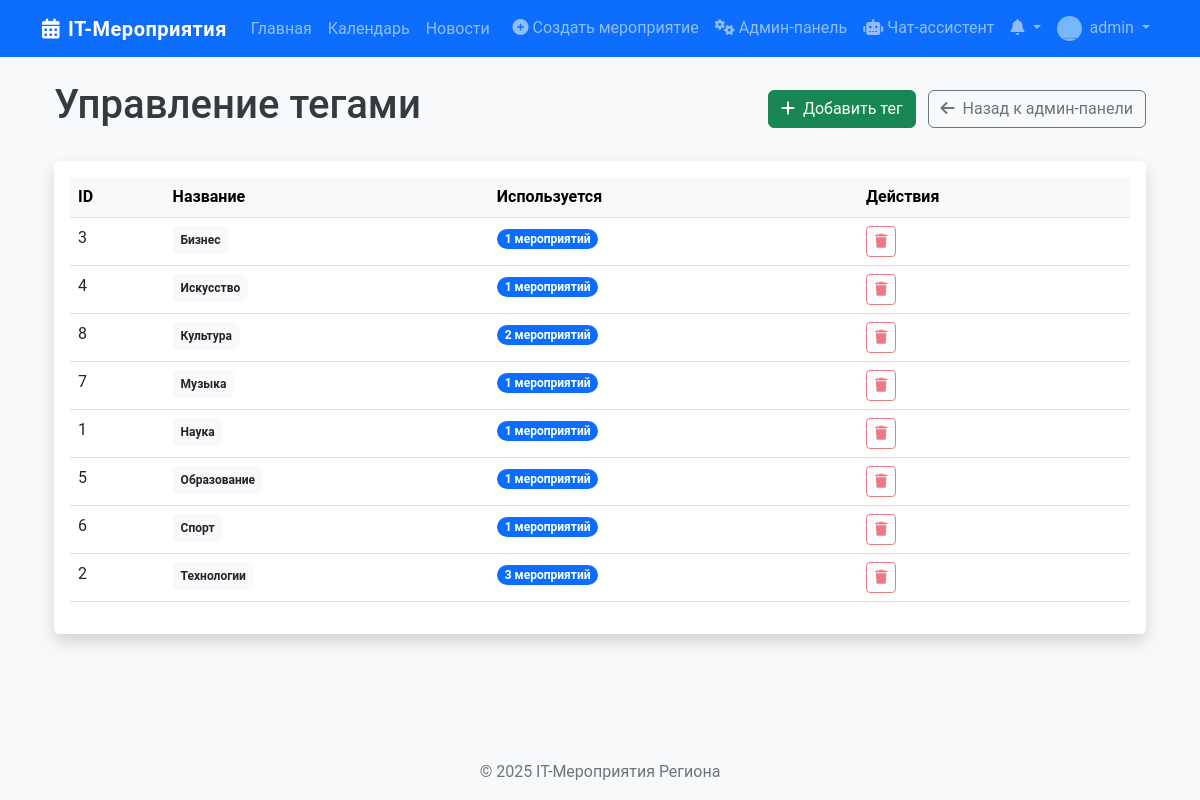
The page /event/events/manage_tags (signed in) on the database its author committed.
### app/models/user.py (models this page shows, shortened)
class User(db.Model, UserMixin):
    id = db.Column(db.Integer, primary_key=True)
    username = db.Column(db.String(50), unique=True, nullable=False)
    email = db.Column(db.String(120), unique=True, nullable=False)
    password = db.Column(db.String(60), nullable=False)
    role = db.Column(db.String(20), default=UserRole.PARTICIPANT.value)
    profile_image = db.Column(db.String(20), default='default.jpg')
    created_at = db.Column(db.DateTime, default=datetime.utcnow)
    organized_events = db.relationship('Event', back_populates='organizer')
    applications = db.relationship('EventApplication', back_populates='user')
    achievements = db.relationship('Achievement', secondary=user_achievements,
                                   backref=db.backref('users', lazy='dynamic'))
    event_achievements = db.relationship('UserEventAchievement', back_populates='user')
    organizer_achievements = db.relationship('UserOrganizerAchievement', back_populates='user')
    def is_admin(self):
        return self.role == UserRole.ADMIN.value
    def is_organizer(self):
        return self.role == UserRole.ORGANIZER.value or self.role == UserRole.ADMIN.value

### app/models/event.py (models this page shows, shortened)
class Tag(db.Model):
    id = db.Column(db.Integer, primary_key=True)
    name = db.Column(db.String(50), unique=True, nullable=False)

### app/routes/events.py (the view)
@events.route('/events/manage_tags', methods=['GET'])
@login_required
@admin_required
def manage_tags():
    tags = Tag.query.order_by(Tag.name).all()
    tag_stats = {}
    for tag in tags:
        tag_stats[tag.id] = len(tag.events.all())
    return render_template('events/manage_tags.html',
                          title='Управление тегами',
                          tags=tags,
                          tag_stats=tag_stats)

### app/__init__.py (called while the page is built)
@login_manager.user_loader
def load_user(user_id):
    return User.query.get(int(user_id))

### app/utils/helpers.py (called while the page is built)
def admin_required(f):
    @wraps(f)
    def decorated_function(*args, **kwargs):
        if not current_user.is_admin():
            flash('У вас нет прав для доступа к этой странице', 'danger')
            return redirect(url_for('main.index'))
        return f(*args, **kwargs)
    return decorated_function

### app/templates/events/manage_tags.html (shortened to what this page needs)
{% extends "layout/base.html" %}
{% block content %}
<div class="container">
    <div class="d-flex justify-content-between align-items-center mb-4">
        <h1>Управление тегами</h1>
        <div>
            <button type="button" class="btn btn-success me-2" data-bs-toggle="modal" data-bs-target="#addTagModal">
                <i class="fas fa-plus me-1"></i> Добавить тег
            </button>
            <a href="{{ url_for('admin.admin_dashboard') }}" class="btn btn-outline-secondary">
                <i class="fas fa-arrow-left me-1"></i> Назад к админ-панели
            </a>
        </div>
    </div>
    <div class="card shadow">
        <div class="card-body">
            {% if tags %}
                <div class="table-responsive">
                    <table class="table table-hover">
                        <thead class="table-light">
                            <tr>
                                <th>ID</th>
                                <th>Название</th>
                                <th>Используется</th>
                                <th>Действия</th>
                            </tr>
                        </thead>
                        <tbody>
                            {% for tag in tags %}
                                <tr>
                                    <td>{{ tag.id }}</td>
                                    <td>
                                        <span class="badge bg-light text-dark p-2">{{ tag.name }}</span>
                                    </td>
                                    <td>
                                        <span class="badge bg-primary rounded-pill">{{ tag_stats[tag.id] }} мероприятий</span>
                                    </td>
                                    <td>
                                        <button type="button" class="btn btn-sm btn-outline-danger delete-tag-btn"
                                                data-tag-id="{{ tag.id }}"
                                                {% if tag_stats[tag.id] > 0 %}disabled{% endif %}>
                                            <i class="fas fa-trash"></i>
                                        </button>
                                    </td>
                                </tr>
                            {% endfor %}
                        </tbody>
                    </table>
                </div>
            {% else %}
                <div class="alert alert-info">
                    <i class="fas fa-info-circle me-2"></i>Теги отсутствуют.
                </div>
            {% endif %}
        </div>
    </div>
</div>
{% endblock %}

### app/templates/layout/base.html (shortened to what this page needs)
<!DOCTYPE html>
<html lang="ru">
<head>
    <link href="https://cdn.jsdelivr.net/npm/bootstrap@5.2.3/dist/css/bootstrap.min.css" rel="stylesheet">
    <link rel="stylesheet" href="https://cdnjs.cloudflare.com/ajax/libs/font-awesome/6.1.1/css/all.min.css">
    <link rel="stylesheet" href="{{ url_for('static', filename='css/main.css') }}">
</head>
<body>
    <nav class="navbar navbar-expand-lg navbar-dark bg-primary sticky-top">
        <div class="container">
            <a class="navbar-brand" href="{{ url_for('main.index') }}">
                <i class="fas fa-calendar-alt me-2"></i>IT-Мероприятия
            </a>
            <div class="collapse navbar-collapse" id="navbarNavAltMarkup">
                <div class="navbar-nav">
                    <a class="nav-link" href="{{ url_for('main.index') }}">Главная</a>
                    <a class="nav-link" href="{{ url_for('main.calendar_view') }}">Календарь</a>
                    <a class="nav-link" href="{{ url_for('main.news_list') }}">Новости</a>
                </div>
                <div class="navbar-nav ms-auto">
                    {% if current_user.is_authenticated %}
                        {% if current_user.is_organizer() %}
                            <a class="nav-link" href="{{ url_for('events.create_event') }}">
                                <i class="fas fa-plus-circle me-1"></i>Создать мероприятие
                            </a>
                        {% endif %}
                        {% if current_user.is_admin() %}
                            <a class="nav-link" href="{{ url_for('admin.admin_dashboard') }}">
                                <i class="fas fa-cogs me-1"></i>Админ-панель
                            </a>
                        {% endif %}
                        {% if current_user.is_admin() or current_user.is_organizer() %}
                            <a class="nav-link" href="{{ url_for('chatbot.chatbot_page') }}">
                                <i class="fas fa-robot me-1"></i>Чат-ассистент
                            </a>
                        {% endif %}
                        <div class="nav-item dropdown">
                            <a class="nav-link dropdown-toggle position-relative" href="#" id="notificationsDropdown" role="button" data-bs-toggle="dropdown">
                                <i class="fas fa-bell"></i>
                            </a>
                        </div>
                        <div class="nav-item dropdown">
                            <a class="nav-link dropdown-toggle" href="#" id="userDropdown" role="button" data-bs-toggle="dropdown">
                                <img src="{{ url_for('static', filename='img/profile_pics/' + current_user.profile_image) }}" alt="Аватар" class="rounded-circle me-1" style="width: 25px; height: 25px;">
                                {{ current_user.username }}
                            </a>
                        </div>
                    {% else %}
                        <a class="nav-link" href="{{ url_for('auth.login') }}">Вход</a>
                        <a class="nav-link" href="{{ url_for('auth.register') }}">Регистрация</a>
                    {% endif %}
                </div>
            </div>
        </div>
    </nav>
    <main class="container my-4">
        {% block content %}{% endblock %}
    </main>
    <footer class="footer bg-light py-3 mt-5">
        <div class="container text-center">
            <span class="text-muted">© 2025 IT-Мероприятия Региона</span>
        </div>
    </footer>
</body>
</html>

### app/static/css/main.css (style rules this page uses)
body { font-family: 'Roboto', sans-serif; background-color: #f8f9fa; color: #343a40; min-height: 100vh; display: flex; flex-direction: column; }
main { flex: 1; }
.footer { margin-top: auto; }
.navbar-brand { font-weight: 700; letter-spacing: 0.5px; }
.card { border: none; transition: transform 0.3s, box-shadow 0.3s; }

### app/templates/events/manage_tags.html (style rules this page uses)
.table tr { position: relative; z-index: 1; }

### rows shown on the page
User: profile_image (placeholder picture), username "admin"
Tag: id "3", name "Бизнес", tag_stats "1"
Tag: id "4", name "Искусство", tag_stats "1"
Tag: id "8", name "Культура", tag_stats "2"
Tag: id "7", name "Музыка", tag_stats "1"
Tag: id "1", name "Наука"
Tag: id "5", name "Образование", tag_stats "1"
Tag: id "6", name "Спорт", tag_stats "1"
Tag: id "2", name "Технологии", tag_stats "3"
